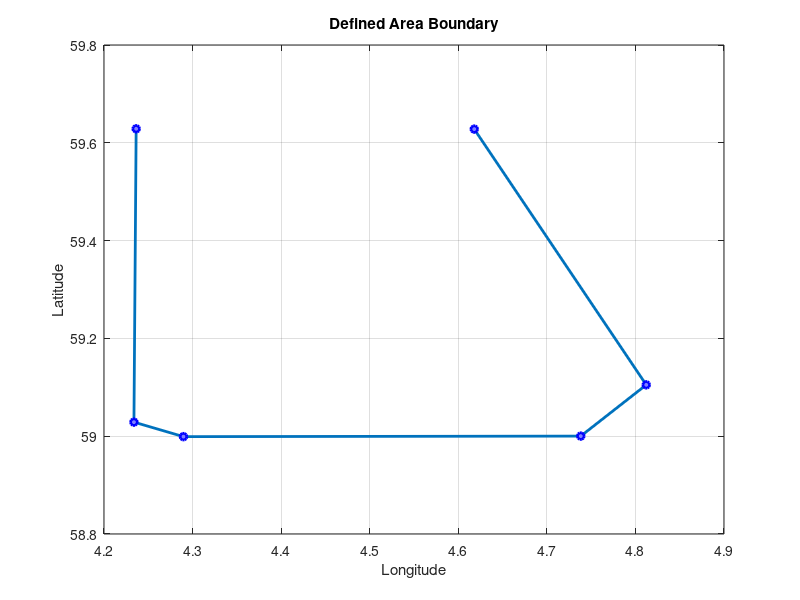

This chart was generated by the following MATLAB code:
function plot_area_map()
    % Define your area's boundary coordinates
    % Replace these example coordinates with your actual coordinates
    boundaryCoords = [
        59.6286, 4.2363; % Coordinate 1
        59.0288, 4.2338; % Coordinate 2
        58.9991, 4.2897; % Coordinate 3
        59.0002, 4.7383;
        59.1050, 4.8122;
        59.6280, 4.6180; % Coordinate 4
         % Coordinate 5
         % Coordinate 6
    ];

    % Plot the boundary on a simple XY plot
    figure;
    plot(boundaryCoords(:,2), boundaryCoords(:,1), '-o', ...
         'LineWidth', 2, 'MarkerSize', 5, 'MarkerEdgeColor', 'b', 'MarkerFaceColor', [0.5,0.5,1]);
    xlabel('Longitude');
    ylabel('Latitude');
    title('Defined Area Boundary');
    grid on;
    
    % Enhance with Mapping Toolbox if needed
    % If you have the Mapping Toolbox, you can uncomment the following lines
    % to plot on a more detailed map:
    %
    % worldmap('World');
    % geoshow(boundaryCoords(:,1), boundaryCoords(:,2), 'DisplayType', 'polygon');
    %
    % This requires the Mapping Toolbox for the 'worldmap' and 'geoshow' functions.
end
